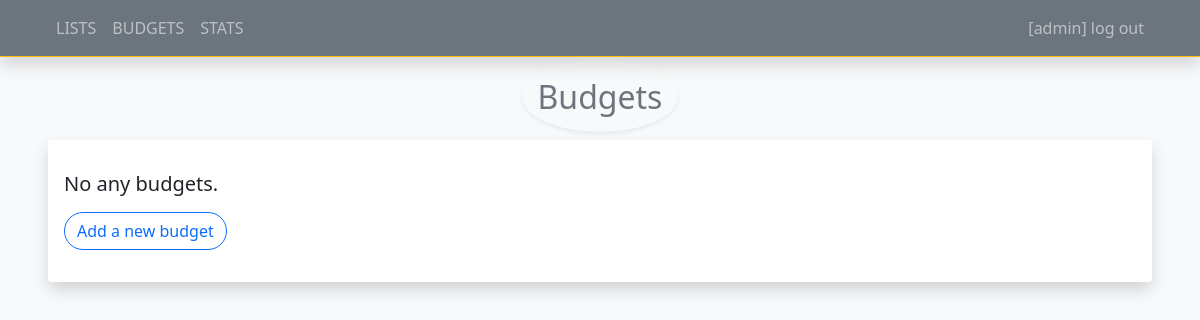
/budget (signed in), run on an earlier commit of the app's database.
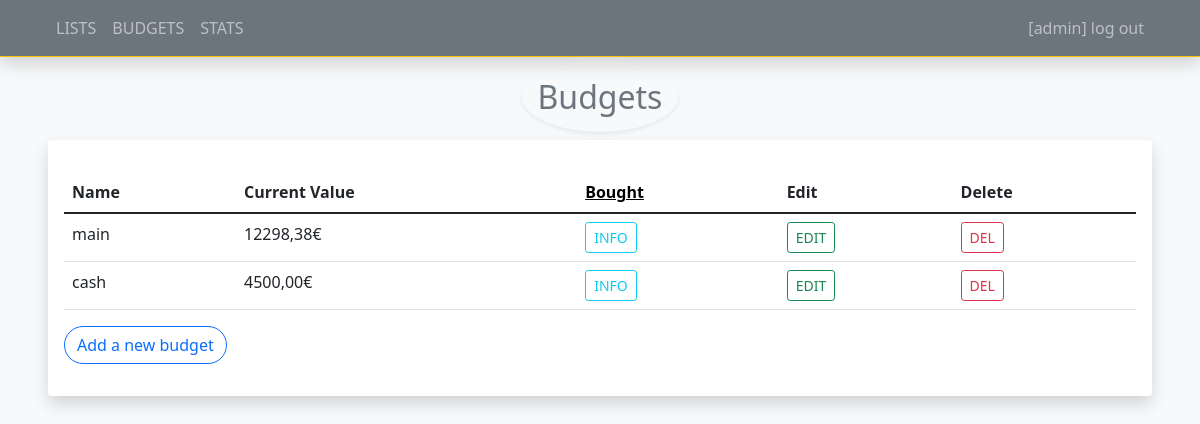
And on a later commit of the database.
### list/models.py (models this page shows, shortened)
class Budget(models.Model):
    name = models.CharField(max_length=64)
    value = models.DecimalField(decimal_places=2, max_digits=8, null=True)
    date = models.DateField(auto_now_add=True)

### list/views.py (the view)
# urls.py: path('budget', views.budget, name='budget'),
def budget(request):
    if not request.user.is_authenticated:
        return redirect('login')
    else:
        budgets = Budget.objects.all()
        return render(request, 'list/budget.html', {
            'budgets': budgets
        })

### list/templates/list/budget.html (shortened to what this page needs)
{% extends 'list/main.html' %}
{% block content %}
<div class="d-flex justify-content-center">
    <h2 class="d-inline-flex p-3 text-center text-secondary shadow-sm rounded-circle border-top border-white">Budgets
    </h2><br>
</div>
<div class="bg-white shadow rounded p-3">
    {% if budgets %}
    <p>
    <table class="table table-hover">
        <thead>
            <tr>
                <th>Name</th>
                <th>Current Value</th>
                <th><a href="{% url 'infoNoneBudget'%}" style="color: black;">Bought</a></th>
                <th>Edit</th>
                <th>Delete</th>
            </tr>
        </thead>
        <tbody>
            {% for budget in budgets %}
            <tr>
                <td>{{ budget.name }}</td>
                <td>{{ budget.value }}€</td>
                <td><a href="{% url 'infoBudget' budget.id %}" class="btn btn-outline-info btn-sm">INFO</a></td>
                <td><a href="{% url 'editBudget' budget.id %}" class="btn btn-outline-success btn-sm">EDIT</a></td>
                <td><a href="{% url 'deleteBudget' budget.id %}" class="btn btn-outline-danger btn-sm">DEL</a></td>
            </tr>
            {% endfor %}
        </tbody>
    </table>
    {% else %}
    <p>
        <h5>No any budgets.</h5>
    </p>
    {% endif %}
    <p>
        <a href="{% url 'addBudget' %}"><button class="btn btn-outline-primary rounded-pill">Add a new budget</button></a>
    </p>
</div>
{% endblock %}

What changed in the data, as far as the page shows it:
added Budget: name "main", value "12298,38"
added Budget: name "cash", value "4500,00"
Also different on the page:
text no longer shown: "No any budgets."
text now shown: "Name Current Value Bought Edit Delete"
